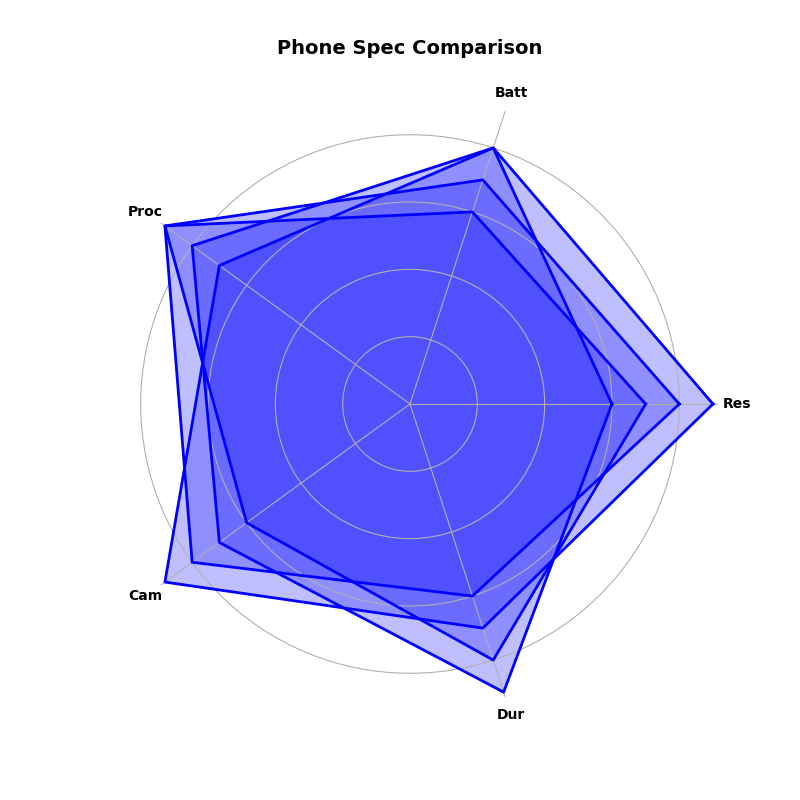

Write Python code to recreate this figure.
import numpy as np
import matplotlib.pyplot as plt
from math import pi

parameters = ['Res', 'Batt', 'Proc', 'Cam', 'Dur']
num_vars = len(parameters)

smartphones = {
    'A': [8, 7, 9, 8, 6],
    'B': [7, 6, 9, 6, 8],
    'C': [9, 8, 7, 9, 7],
    'D': [6, 8, 8, 7, 9]
}

def create_radar_chart(ax, data, categories, color):
    angles = np.linspace(0, 2 * pi, num_vars, endpoint=False).tolist()
    data = data + data[:1]
    angles += angles[:1]

    ax.fill(angles, data, color=color, alpha=0.25)
    ax.plot(angles, data, color=color, linewidth=2, linestyle='solid')
    ax.set_yticklabels([])
    ax.set_xticks(angles[:-1])
    ax.set_xticklabels(categories, fontsize=10, fontweight='bold')

fig, ax = plt.subplots(figsize=(8, 8), subplot_kw=dict(polar=True))

for phone, specs in smartphones.items():
    create_radar_chart(ax, specs, parameters, 'blue')

ax.set_title("Phone Spec Comparison", fontsize=14, fontweight='bold', pad=30)
ax.spines['polar'].set_visible(False)  
plt.show()
